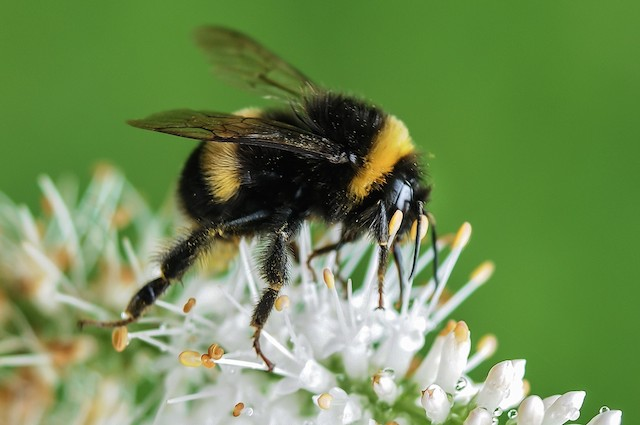
#> input picture bee.jpg, 640 x 425 px
$ python merge.py   (older library calls are emulated)
#> lines starting #> are read from the running program, lines starting #| are printed output that depends on the picture
### snic.py
#%% Initialization
import numpy as np
import cv2
import heapq
import matplotlib.pyplot as plt
from time import time
from scipy.io import savemat

import utils


#%% Core Functions
def find_seeds(width, height, numk):
    sz = width * height
    gridstep = int(np.sqrt(sz / numk) + 0.5)
    halfstep = gridstep / 2
    xsteps = int(width / gridstep)
    ysteps = int(height / gridstep)
    # no fix for gridstep
    numk_new = xsteps * ysteps
    seeds = np.zeros((numk_new, 2), dtype=np.int) # row and col
    for y in range(0, ysteps):
        for x in range(0, xsteps):
            seeds[y * xsteps + x, 0] = halfstep + y * gridstep
            seeds[y * xsteps + x, 1] = halfstep + x * gridstep
    #print('gridstep: %d' % gridstep)
    return numk_new, seeds

# [54 lines left out: function snic, not called in this run]

def snico(img, numk):
    # CIELab
    img = cv2.cvtColor(img, cv2.COLOR_RGB2LAB)
    # reduce range of lightness, or else boundaries would be wavy
    img[:,:,0] = img[:,:,0] * 100 / 255

    # constants
    h = img.shape[0]
    w = img.shape[1]
    numk, seeds = find_seeds(w, h, numk)
    di = [-1, 0, 1, 0, -1, 1, 1, -1]
    dj = [0, -1, 0, 1, -1, -1, 1, 1]
    connectivity = 4
    area = h * w / numk
    DCN = 20 # default color nomalization factor

    maxcdsq = np.zeros(numk) # max color distances squared
    for iter in range(2):
        labels = -1 * np.ones((h, w), np.int)   # pixel labels
        kf = np.zeros((numk, 5), np.double)     # sp features: l,a,b,i,j
        ks = np.zeros(numk, np.int)             # sp sizes
        heap = []
        for k in range(numk):
            heap.append((0, k, seeds[k, 0], seeds[k, 1]))
        heapq.heapify(heap)
        while len(heap) > 0:
            d, k, i, j = heapq.heappop(heap)
            if labels[i, j] < 0: # takes longer time if removed
                labels[i, j] = k
                l, a, b = img[i, j, :].tolist()
                kf[k, :] = (kf[k, :] * ks[k] + (l, a, b, i, j)) / (ks[k] + 1)
                ks[k] += 1
                for n in range(connectivity):
                    ii = i + di[n]
                    jj = j + dj[n]
                    if ii < 0 or jj < 0 or ii >= h or jj >= w:
                        continue
                    if labels[ii, jj] < 0:
                        pf = (*(img[ii, jj, :].tolist()), ii, jj) # pixel features
                        dist = kf[k, :] - pf
                        dist = [d * d for d in dist]
                        colordist = sum(dist[0:3])
                        spacedist = sum(dist[3:5])
                        if iter == 0:
                            slicdist = colordist / DCN / DCN + spacedist / area
                            if maxcdsq[k] < colordist:
                                maxcdsq[k] = colordist
                        else:
                            if maxcdsq[k] == 0:
                                slicdist = spacedist / area
                            else:
                                slicdist = colordist / maxcdsq[k] + spacedist / area
                        heapq.heappush(heap, (slicdist, k, ii, jj))
    return labels

# [31 lines left out: functions show_seeds, export_labels_mat, test, not called in this run]

# [2 lines that do not run on import are left out]
    # TODO: visualize algorithm process

### utils.py
import numpy as np
from skimage.segmentation import mark_boundaries
from skimage import io
import matplotlib.pyplot as plt

def show_bounaries(img, labels, save=None):
    bounds = mark_boundaries(img, labels, mode="inner")
    plt.imshow(bounds)
    plt.show()
    if save:
        io.imsave(save, (bounds*255).astype(np.uint8))

def save_boundaries(img, labels, filename):
    bounds = mark_boundaries(img, labels, mode="inner")
    io.imsave(filename, (bounds*255).astype(np.uint8))

### merge.py
import time
import cv2
import numpy as np

import utils
import snic


DMAX = np.inf

def get_gradmag(img_gray):
    gradx = cv2.Sobel(img_gray, cv2.CV_64F, 1, 0, ksize=7)
    grady = cv2.Sobel(img_gray, cv2.CV_64F, 0, 1, ksize=7)
    gradmag = cv2.magnitude(gradx, grady) / 255
    return gradmag

def get_hsv_histogram(img_hsv, sp_labels):
    n_sp = sp_labels.max() + 1
    sp_pcs = np.zeros((n_sp, 1), dtype=np.uint16)
    sp_hsv_sums = np.zeros((n_sp, 8, 4, 4), dtype=np.uint16)
    for row in range(sp_labels.shape[0]):
        for col in range(sp_labels.shape[1]):
            sp_idx = sp_labels[row, col]
            sp_pcs[sp_idx] += 1
            x = img_hsv[row][col]
            sp_hsv_sums[sp_idx][int(x[0]/32)][int(x[1]/64)][int(x[2]/64)] += 1
    sp_hsv_sums = sp_hsv_sums.reshape(n_sp, 8 * 4 * 4)
    return sp_hsv_sums / sp_pcs

def get_rgb_histogram(img, sp_labels):
    n_sp = sp_labels.max() + 1
    sp_pcs = np.zeros((n_sp, 1), dtype=np.uint16)
    sp_rgb_sums = np.zeros((n_sp, 8, 8, 8), dtype=np.uint16)
    for row in range(sp_labels.shape[0]):
        for col in range(sp_labels.shape[1]):
            sp_idx = sp_labels[row, col]
            sp_pcs[sp_idx] += 1
            x = img[row][col]
            sp_rgb_sums[sp_idx][int(x[0]/32)][int(x[1]/32)][int(x[2]/32)] += 1
    sp_rgb_sums = sp_rgb_sums.reshape(n_sp, 8 * 8 * 8)
    return sp_rgb_sums / sp_pcs

def get_rgb_average(img, sp_labels):
    n_sp = sp_labels.max() + 1
    sp_pcs = np.zeros((n_sp, 1), dtype=np.uint16)
    sp_rgb_sums = np.zeros((n_sp, 3), dtype=np.uint16)
    for row in range(sp_labels.shape[0]):
        for col in range(sp_labels.shape[1]):
            sp_idx = sp_labels[row, col]
            sp_pcs[sp_idx] += 1
            sp_rgb_sums[sp_idx] += img[row][col]
    return sp_rgb_sums / sp_pcs

def euler_distance(avec, bvec):
    return np.sum(np.sqrt(np.abs(avec - bvec)))

def superpixel_adjacency_matrix(sp_labels, sp_feature, img_gradmag):
    n_sp = sp_labels.max() + 1
    # Stores dissimilarity
    Ma = DMAX * np.ones((n_sp, n_sp), np.float)
    # Stores border information
    Mb = np.zeros((n_sp, n_sp), np.float)
    # Stores border pixel count
    Mc = np.zeros((n_sp, n_sp), np.int)
    # Consider adjacency in four directions
    # Ignore bottom right pixel
    for i in range(sp_labels.shape[0] - 1):
        for j in range(sp_labels.shape[1] - 1):
            c = sp_labels[i, j] # Center
            r = sp_labels[i, j + 1] # Right
            d = sp_labels[i + 1, j] # Down
            # Horizontal
            if c != r:
                if Ma[c, r] == DMAX:
                    Ma[c, r] = Ma[r, c] = euler_distance(sp_feature[c, :], sp_feature[r, :])
                Mb[c, r] += img_gradmag[i, j]
                Mb[r, c] += img_gradmag[i, j]
                Mc[c, r] += 1
                Mc[r, c] += 1
            # Vertical
            if c != d:
                if Ma[c, d] == DMAX:
                    Ma[c, d] = Ma[d, c] = euler_distance(sp_feature[c, :], sp_feature[d, :])
                Mb[c, d] += img_gradmag[i, j]
                Mb[d, c] += img_gradmag[i, j]
                Mc[c, d] += 1
                Mc[d, c] += 1
    return Ma, Mb, Mc

def choose_neighbor(a, b, c):
    # Normalize border gradient
    with np.errstate(divide='ignore', invalid='ignore'):
        measure = b / c
    measure[np.isnan(measure)] = 0
    # Fuse border gradient and color distance
    measure += a
    return np.argmin(measure)

def merge_superpixel(sp_labels, sp_feature, img_gradmag, percentage, save_turns=False):
    Ma, Mb, Mc = superpixel_adjacency_matrix(sp_labels, sp_feature, img_gradmag)
    n_sp = Ma.shape[0]
    # Merge state, indicates a sp is merged with which sp or not
    # Make sure ms[i] <= i
    ms = np.array(range(n_sp))

    # Pixel counts
    sp_pcs = np.zeros(sp_labels.max() + 1, dtype=np.uint16)
    for i in range(sp_labels.shape[0] - 1):
        for j in range(sp_labels.shape[1] - 1):
            ind = sp_labels[i][j]
            sp_pcs[ind] += 1

    # Loop until no loop exists in NNG
    flag = True
    turn = 0
    count_sum = 0
    ms_turns = []
    while flag:
        flag = False
        turn += 1
        count = 0
        for i in range(n_sp):
            # Merged already, skip
            if ms[i] < i:
                continue
            # The nearest sp's index
            # Only choose from larger index to avoid repeating
            # Only possible to choose the first sp's index of a merged region,
            # because other merged sp's distances are marked DMAX
            ind = i + choose_neighbor(Ma[i, i:], Mb[i, i:], Mc[i, i:])
            # Two sps form a loop
            if Ma[i, ind] < DMAX and choose_neighbor(Ma[ind, :ind], Mb[ind, :ind], Mc[ind, :ind]) == i:
                # Latter sp merges with former sp
                ms[ind] = i
                # Use weighed average to update merged sp's feature
                sp_feature[i, :] = (sp_feature[i, :] * sp_pcs[i] + sp_feature[ind, :] * sp_pcs[ind]) / (sp_pcs[i] + sp_pcs[ind])
                # Update the ith sp's adjecncy
                for j in range(n_sp):
                    if (Ma[i, j] < DMAX or Ma[ind, j] < DMAX) and j != i and j != ind:
                        Ma[i, j] = Ma[j, i] = euler_distance(sp_feature[i, :], sp_feature[j, :])
                Mb[i, ind] = Mb[ind, i] = 0
                Mb[i, :] = Mb[i, :] + Mb[ind, :]
                Mb[:, i] = Mb[:, i] + Mb[:, ind]
                Mc[i, ind] = Mc[ind, i] = 0
                Mc[i, :] = Mc[i, :] + Mc[ind, :]
                Mc[:, i] = Mc[:, i] + Mc[:, ind]
                # Clear merged sp's neighbors
                Ma[:, ind] = Ma[ind, :] = DMAX
                Mb[:, ind] = Mb[ind, :] = 0
                Mc[:, ind] = Mc[ind, :] = 0
                # State update
                flag = True
                count += 1
        count_sum += count
        if save_turns:
            ms_turns.append(ms.copy())
        #print('Turn %d: %d' % (turn, count))
        if count_sum / n_sp > percentage:
            break

    # Intermediate results
    if save_turns:
        for m in ms_turns:
            for i in range(n_sp):
                k = i
                while m[k] < k:
                    k = m[k]
                m[i] = k

        msp_labels_list = []
        for m in ms_turns:
            msp_labels = np.zeros_like(sp_labels)
            for i in range(sp_labels.shape[0]):
                for j in range(sp_labels.shape[1]):
                    msp_labels[i, j] = m[sp_labels[i, j]]
            msp_labels_list.append(msp_labels.copy())
        return msp_labels_list

    # Merged sps link to the sp of smallest index
    for i in range(n_sp):
        k = i
        while ms[k] < k:
            k = ms[k]
        ms[i] = k

    # Rename sps to make the indices continuous
    cur = 0
    for i in range(n_sp):
        if ms[i] == i:
            ms[i] = cur
            cur += 1
        else:
            ms[i] = ms[ms[i]]

    # Create a merged superpixel label map
    msp_labels = np.zeros_like(sp_labels)
    for i in range(sp_labels.shape[0]):
        for j in range(sp_labels.shape[1]):
            msp_labels[i, j] = ms[sp_labels[i, j]]

    return msp_labels

def merge(img, sp_labels, percentage=0.8):
    img_gray = cv2.cvtColor(img, cv2.COLOR_RGB2GRAY)
    img_gradmag = get_gradmag(img_gray)
    sp_feature = get_rgb_histogram(img, sp_labels)
    msp_labels = merge_superpixel(sp_labels, sp_feature, img_gradmag, percentage)
    return msp_labels


if __name__ == "__main__":
    img_path = 'bee.jpg'
    img = cv2.imread(img_path)
#> img is the input picture: shape (425, 640, 3); mean B, G, R 83.7, 140.8, 112
    #img = img[:, 200:]
    print('%dx%d' % (img.shape[0], img.shape[1]))
#| 425x640
    img = cv2.cvtColor(img, cv2.COLOR_BGR2RGB)
    img_hsv = cv2.cvtColor(img, cv2.COLOR_BGR2HSV)
#> img_hsv: shape (425, 640, 3); mean H, S, V 72.3, 115.6, 142.8
    img_gray = cv2.cvtColor(img, cv2.COLOR_RGB2GRAY)
    img_gradmag = get_gradmag(img_gray)
#> in get_gradmag, `grady = cv2.Sobel(img_gray, cv2.CV_64F, 0, 1, ksize=7)`:
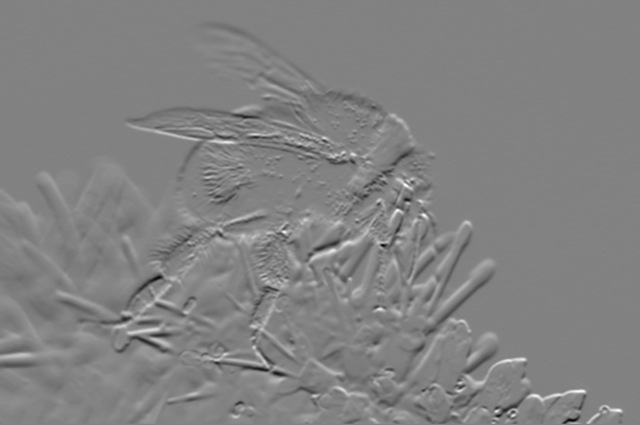
#> grady: shape (425, 640) float64; min -100980, max 97223, mean 343.5; drawn with min black and max white

    t = []
    t.append(time.time())
    sp_labels = snic.snico(img, 200)
#> in snico, `img = cv2.cvtColor(img, cv2.COLOR_RGB2LAB)`: img: shape (425, 640, 3); mean of channels 0, 1, 2 139.9, 108.2, 155
#> in snico, `img[:,:,0] = img[:,:,0] * 100 / 255`: img: shape (425, 640, 3); mean of channels 0, 1, 2 0, 108.2, 155
#> after the loop in snico, `for iter in range(2):`:
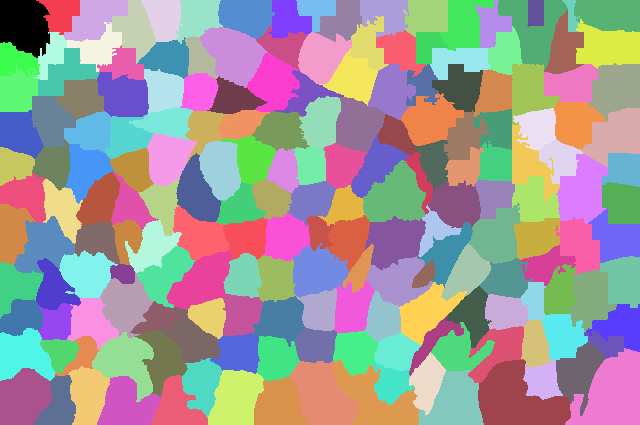
#> labels: shape (425, 640) int64; 187 distinct labels, from 0 to 186; one colour per label, 0 black
#> after the loop in snico, `for iter in range(2):`: maxcdsq = 187 values, max 2782.1 at index 186, min 1 at index 13, mean 579.9
    t.append(time.time())
    #sp_feature = get_hsv_histogram(img_hsv, sp_labels)
    #sp_feature = get_rgb_average(img, sp_labels)
    sp_feature = get_rgb_histogram(img, sp_labels)
#> in get_rgb_histogram, `n_sp = sp_labels.max() + 1`: n_sp = 187
#> after the loop in get_rgb_histogram, `for row in range(sp_labels.shape[0]):`: sp_pcs = 187 values, max 3936 at index 183, min 285 at index 15, mean 1454.5
    t.append(time.time())
    print('Nsp: %d' % (sp_labels.max() + 1))
#| Nsp: 187

    no_turns = True
    if no_turns:
        msp_labels = merge_superpixel(sp_labels, sp_feature, img_gradmag, percentage=0.95)
#> in superpixel_adjacency_matrix, `n_sp = sp_labels.max() + 1`: n_sp = 187
#> after the loop in superpixel_adjacency_matrix, `for i in range(sp_labels.shape[0] - 1):`:
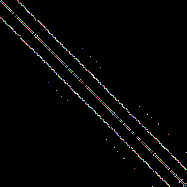
#> Mc: shape (187, 187) int64; 99 distinct labels, from 0 to 142; one colour per label, 0 black
#> after the loop in merge_superpixel, `for i in range(sp_labels.shape[0] - 1):`: sp_pcs = 187 values, max 3855 at index 183, min 285 at index 15, mean 1448.9
#> the loop in merge_superpixel, `while flag:` made 15 passes
#> count_sum on passes 1 to 12: 61, 97, 116, 129, 139, 147, 151, 156, 160, 163, 167, 170
#> after the loop in merge_superpixel, `while flag:`: Ma: shape (187, 187) float64; 99.93% of the values are NaN or infinite; the others: min 5.3, max 10.85, mean 7.84
#> after the loop in merge_superpixel, `while flag:`: Mb: shape (187, 187) float64; min 0, max 154110.8, mean 24
#> after the loop in merge_superpixel, `while flag:`:
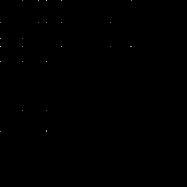
#> Mc: shape (187, 187) int64; 14 distinct labels, from 0 to 2066; one colour per label, 0 black
#> after the loop in merge_superpixel, `while flag:`:
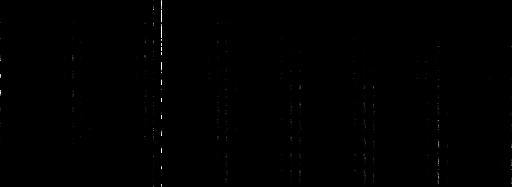
#> sp_feature: shape (187, 512) float64; min 0, max 1, mean 0.00195
#> after the loop in merge_superpixel, `while flag:`: count_sum = 179; ms = 187 values, max 179 at index 182, min 0 at index 0, mean 70.09; ms_turns = []; turn = 15
#> after the loop in merge_superpixel, `for i in range(n_sp):`: ms = 187 values, max 131 at index 131, min 0 at index 0, mean 16.87
#> after the loop in merge_superpixel, `for i in range(n_sp):`: cur = 8; ms = 187 values, max 7 at index 131, min 0 at index 0, mean 1.01
#> after the loop in merge_superpixel, `for i in range(sp_labels.shape[0]):`:
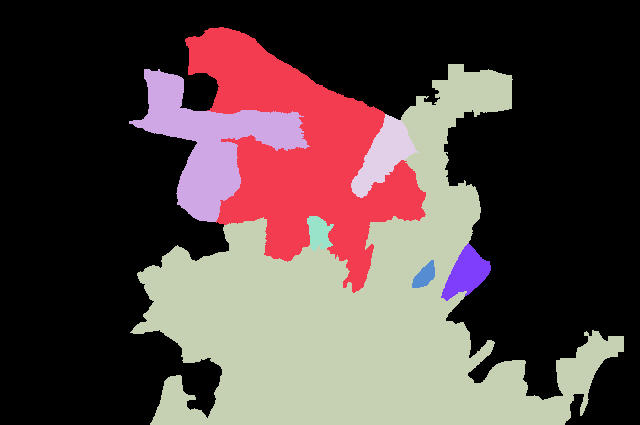
#> msp_labels: shape (425, 640) int64; 8 distinct labels, from 0 to 7; one colour per label, 0 black
        t.append(time.time())
        for i in range(1, len(t)):
            print('%.2f' % (t[i] - t[i - 1]), end=' ')
        print()
        utils.show_bounaries(img, sp_labels)
        utils.show_bounaries(img, msp_labels)
#> in show_bounaries (call 2), `bounds = mark_boundaries(img, labels, mode="inner")`:
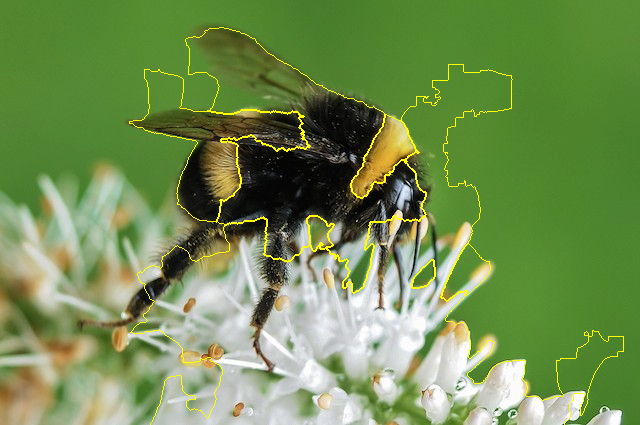
#> bounds: shape (425, 640, 3) float64; mean R, G, B 0.449, 0.561, 0.323
    else:
        msp_labels_list = merge_superpixel(sp_labels, sp_feature, img_gradmag, save_turns=True)
        t.append(time.time())
        for i in range(1, len(t)):
            print('%.2f' % (t[i] - t[i - 1]), end=' ')
        print()
        for i, msp_labels in enumerate(msp_labels_list):
            utils.show_bounaries(img, msp_labels)
